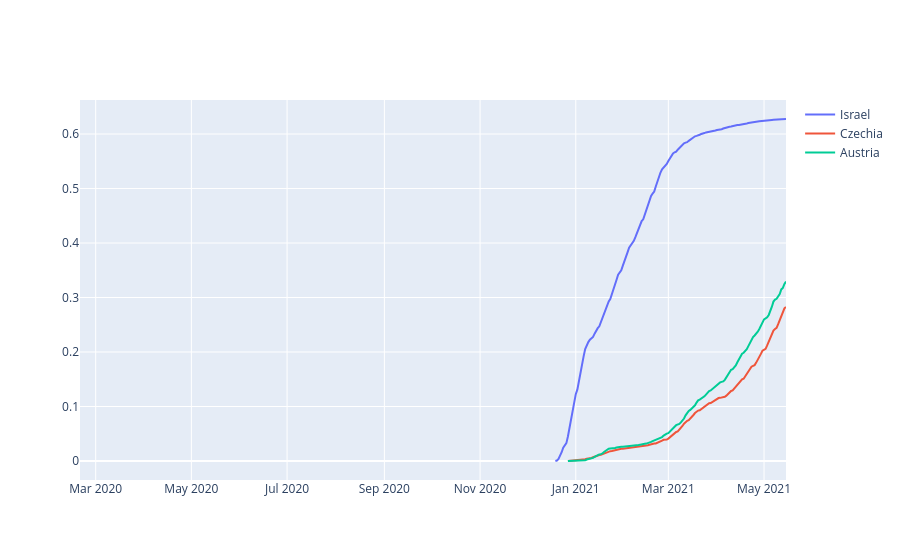

The code cell stored with this chart in its notebook:
### Code cell
fig = go.Figure()
fig.add_trace(go.Scatter(
    x=israel.date, 
    y=israel.people_vaccinated/israel.iloc[0]["population"], 
    mode='lines',
    name='Israel'))
fig.add_trace(go.Scatter(
    x=czechia.date, 
    y=czechia.people_vaccinated / czechia.iloc[0]["population"], 
    mode='lines',
    name='Czechia'))
fig.add_trace(go.Scatter(
    x=austria.date, 
    y=austria.people_vaccinated / austria.iloc[0]["population"], 
    mode='lines',
    name='Austria'))
fig.show()

"""fig.update_layout(xaxis=dict(
                        showline=True, showgrid=False,
                        showticklabels=True, linecolor='rgb(204, 204, 204)',
                        linewidth=2, ticks='outside', tickfont=dict(
                        family='Arial', size=12)),
                 yaxis=dict(
                         showgrid=False, zeroline=False, showline=False,
                         showticklabels=False), autosize=False, margin=dict(
                                     autoexpand=False, l=100, r=20, t=110, ), 
                         showlegend=False, plot_bgcolor='white')
"""

### Figure 1 — Plotly figure (JSON) as saved in the notebook; plotly's stock layout.template omitted (floating-point values rounded to 4 significant figures; data arrays with more than 128 entries replaced by an {"elided": "..."} marker saying what was removed)
{"data": [{"mode": "lines", "name": "Israel", "type": "scatter", "x": {"elided": "451 str values"}, "y": {"elided": "451 float values"}}, {"mode": "lines", "name": "Czechia", "type": "scatter", "x": {"elided": "441 str values"}, "y": {"elided": "441 float values"}}, {"mode": "lines", "name": "Austria", "type": "scatter", "x": {"elided": "446 str values"}, "y": {"elided": "446 float values"}}], "layout": {}}
